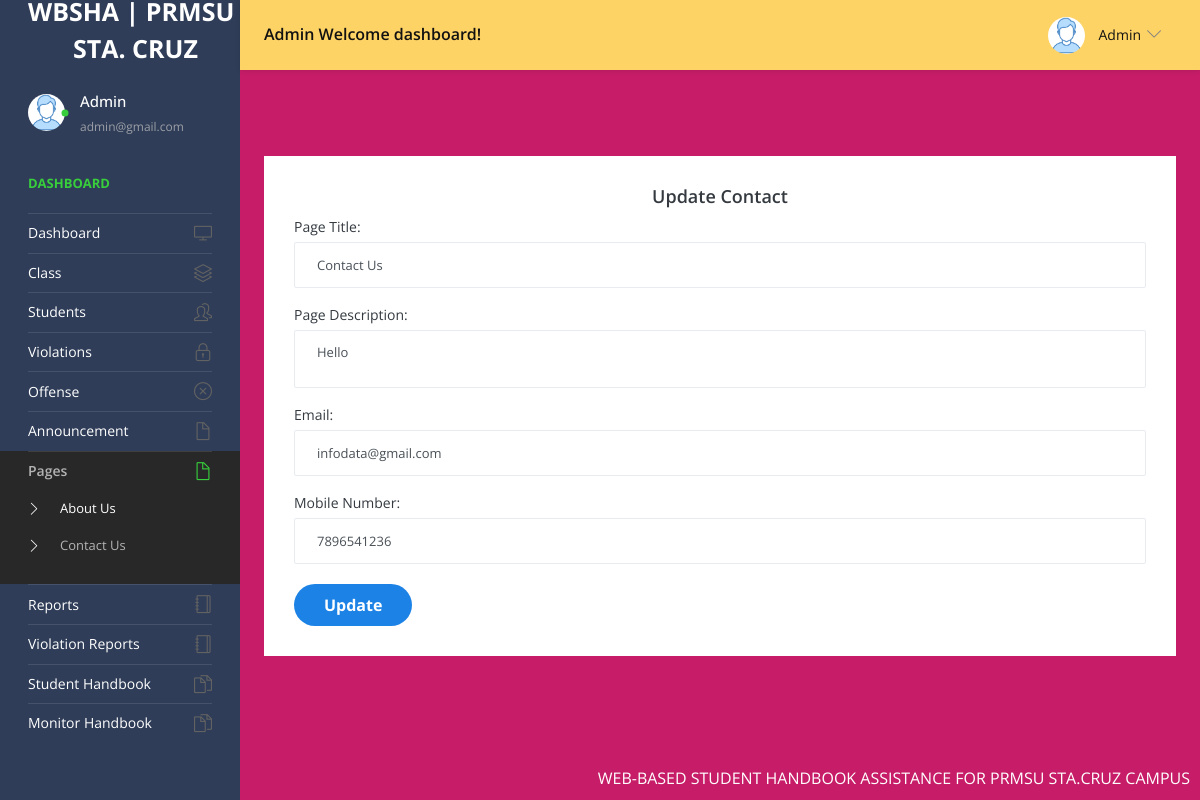
The page /admin/contact-us.php (signed in) on the database its author committed.
### tables this page shows
CREATE TABLE `tblpage` (
  `ID` int(10) NOT NULL,
  `PageType` varchar(200) DEFAULT NULL,
  `PageTitle` mediumtext DEFAULT NULL,
  `PageDescription` mediumtext DEFAULT NULL,
  `Email` varchar(200) DEFAULT NULL,
  `MobileNumber` bigint(10) DEFAULT NULL,
  `UpdationDate` date DEFAULT NULL
);

### admin/contact-us.php (the view, shortened to what this page needs)
<?php
include('includes/dbconnection.php');
?>
    <!DOCTYPE html>
    <html lang="en">
    <head>
      <link rel="stylesheet" href="vendors/simple-line-icons/css/simple-line-icons.css">
      <link rel="stylesheet" href="vendors/flag-icon-css/css/flag-icon.min.css">
      <link rel="stylesheet" href="vendors/css/vendor.bundle.base.css">
      <link rel="stylesheet" href="vendors/select2/select2.min.css">
      <link rel="stylesheet" href="vendors/select2-bootstrap-theme/select2-bootstrap.min.css">
      <link rel="stylesheet" href="css/style.css" />
    </head>
    <body>
      <div class="container-scroller">
        <?php include_once('includes/header.php'); ?>
        <div class="container-fluid page-body-wrapper">
          <?php include_once('includes/sidebar.php'); ?>
          <div class="main-panel">
            <div class="content-wrapper"style="background-color: #c71d68;">
              <div class="page-header">
                <nav aria-label="breadcrumb">
                  <ol class="breadcrumb">
                  </ol>
                </nav>
              </div>
              <div class="row">
                <div class="col-12 grid-margin stretch-card">
                  <div class="card">
                    <div class="card-body">
                      <h4 class="card-title" style="text-align: center;">Update Contact </h4>
                      <form class="forms-sample" method="post">
                        <?php
                        $sql = "SELECT * from  tblpage where PageType='contactus'";
                        $query = $dbh->prepare($sql);
                        $query->execute();
                        $results = $query->fetchAll(PDO::FETCH_OBJ);
                        if ($query->rowCount() > 0) {
                          foreach ($results as $row) { ?>
                                <div class="form-group">
                                  <label for="exampleInputName1">Page Title:</label>
                                  <input type="text" name="pagetitle" value="<?php echo $row->PageTitle; ?>" class="form-control"
                                    required='true'>
                                </div>
                                <div class="form-group">
                                  <label for="exampleInputName1">Page Description:</label>
                                  <textarea type="text" name="pagedes" class="form-control"
                                    required='true'><?php echo $row->PageDescription; ?></textarea>
                                </div>
                                <div class="form-group">
                                  <label for="exampleInputName1">Email:</label>
                                  <input type="text" name="email" id="email" required="true" value="<?php echo $row->Email; ?>"
                                    class="form-control">
                                </div>
                                <div class="form-group">
                                  <label for="exampleInputName1">Mobile Number:</label>
                                  <input type="text" name="mobnum" id="mobnum" required="true"
                                    value="<?php echo $row->MobileNumber; ?>" class="form-control" maxlength="10" pattern="[0-9]+">
                                </div>
                                <?php $cnt = $cnt + 1;
                          }
                        } ?>
                        <button type="submit" name="submit" class="custom-add-btn">Update</button>
                      </form>
                    </div>
                  </div>
                </div>
              </div>
            </div>
          </div>
        </div>
      </div>
      <?php include_once('includes/footer.php'); ?>
    </body>
    </html><?php ?>

### admin/includes/header.php (shortened to what this page needs)
<head>
</head>
<nav class="navbar default-layout-navbar col-lg-12 col-12 p-0 fixed-top d-flex flex-row" style="background-color: #FED365;">
  <div class="navbar-brand-wrapper d-flex align-items-center"style="background-color: #2f3d58;">
    <a class="navbar-brand brand-logo" href="dashboard.php">
         <strong style="color: white; display: block; font-size: 25px; line-height: 1; font-weight: bold;">
</strong>
<span style="display: block; font-size: 25px; color: white; margin-top: 0px; padding-left: 45px; padding-right: 1px; font-weight: bold;">
  STA. CRUZ
</span>
    </a>
  </div><?php
  $aid = $_SESSION['sturecmsaid'];
  $sql = "SELECT * from tbladmin where ID=:aid";
  $query = $dbh->prepare($sql);
  $query->bindParam(':aid', $aid, PDO::PARAM_STR);
  $query->execute();
  $results = $query->fetchAll(PDO::FETCH_OBJ);
  if ($query->rowCount() > 0) {
    foreach ($results as $row) { ?>
      <div class="navbar-menu-wrapper d-flex align-items-center flex-grow-1">
        <h5 class="mb-0 font-weight-medium d-none d-lg-flex"><?php echo htmlentities($row->AdminName); ?> Welcome dashboard!
        </h5>
        <ul class="navbar-nav navbar-nav-right ml-auto">
          <li class="nav-item dropdown d-none d-xl-inline-flex user-dropdown">
            <a class="nav-link dropdown-toggle" id="UserDropdown" href="#" data-toggle="dropdown" aria-expanded="false">
              <img class="img-xs rounded-circle ml-2" src="images/faces/face8.jpg" alt="Profile image"> <span
                class="font-weight-normal"> <?php echo htmlentities($row->AdminName); ?> </span></a>
              </div><?php $cnt = $cnt + 1;
    }
  } ?>
      </li>
    </ul>
  </div>
</nav>

### admin/includes/sidebar.php (shortened to what this page needs)
<nav class="sidebar sidebar-offcanvas" id="sidebar" style="background-color: #2f3d58;">
  <ul class="nav">
    <li class="nav-item nav-profile">
      <a href="#" class="nav-link">
        <div class="profile-image">
          <img class="img-xs rounded-circle" src="images/faces/face8.jpg" alt="profile image">
          <div class="dot-indicator bg-success"></div>
        </div>
        <div class="text-wrapper">
          <?php
          $aid = $_SESSION['sturecmsaid'];
          $sql = "SELECT * from tbladmin where ID=:aid";
          $query = $dbh->prepare($sql);
          $query->bindParam(':aid', $aid, PDO::PARAM_STR);
          $query->execute();
          $results = $query->fetchAll(PDO::FETCH_OBJ);
          $cnt = 1;
          if ($query->rowCount() > 0) {
            foreach ($results as $row) { ?>
              <p class="profile-name"><?php echo htmlentities($row->AdminName); ?></p>
              <p class="designation"><?php echo htmlentities($row->Email); ?></p><?php $cnt = $cnt + 1;
            }
          } ?>
        </div>
      </a>
    </li>
    <li class="nav-item nav-category">
      <span class="nav-link">Dashboard</span>
    </li>
    <li class="nav-item">
      <a class="nav-link" href="dashboard.php">
        <span class="menu-title">Dashboard</span>
        <i class="icon-screen-desktop menu-icon"></i>
      </a>
    </li>
    <li class="nav-item">
      <a class="nav-link" data-toggle="collapse" href="#ui-basic" aria-expanded="false" aria-controls="ui-basic">
        <span class="menu-title">Class</span>
        <i class="icon-layers menu-icon"></i>
      </a>
    </li>
    <li class="nav-item">
      <a class="nav-link" data-toggle="collapse" href="#ui-basic1" aria-expanded="false" aria-controls="ui-basic1">
        <span class="menu-title">Students</span>
        <i class="icon-people menu-icon"></i>
      </a>
    </li>
    <li class="nav-item">
      <a class="nav-link" data-toggle="collapse" href="#violations" aria-expanded="false" aria-controls="violations">
        <span class="menu-title">Violations</span>
        <i class="icon-lock menu-icon"></i>
      </a>
    </li>
    <li class="nav-item">
      <a class="nav-link" data-toggle="collapse" href="#offense" aria-expanded="false" aria-controls="offense">
        <span class="menu-title">Offense</span>
        <i class="icon-close menu-icon"></i>
      </a>
    </li>
    <li class="nav-item">
      <a class="nav-link" data-toggle="collapse" href="#auth" aria-expanded="false" aria-controls="auth">
        <span class="menu-title">Announcement </span>
        <i class="icon-doc menu-icon"></i>
      </a>
    </li>
    <li class="nav-item">
      <a class="nav-link" data-toggle="collapse" href="#auth2" aria-expanded="false" aria-controls="auth">
        <span class="menu-title">Pages</span>
        <i class="icon-doc menu-icon"></i>
      </a>
      <div class="collapse" id="auth2">
        <ul class="nav flex-column sub-menu">
          <li class="nav-item"> <a class="nav-link" href="about-us.php"> About Us </a></li>
          <li class="nav-item"> <a class="nav-link" href="contact-us.php"> Contact Us </a></li>
        </ul>
      </div>
    </li>
    <li class="nav-item">
      <a class="nav-link" href="between-dates-reports.php">
        <span class="menu-title">Reports</span>
        <i class="icon-notebook menu-icon"></i>
      </a>
    </li>
    <li class="nav-item">
      <a class="nav-link" href="violation-report.php">
        <span class="menu-title">Violation Reports</span>
        <i class="icon-notebook menu-icon"></i>
      </a>
    </li>
    <li class="nav-item">
      <a class="nav-link" href="handbook2.php">
        <span class="menu-title">Student Handbook</span>
        <i class="icon-docs menu-icon"></i>
      </a>
    </li>
    <li class="nav-item">
      <a class="nav-link" href="monitor.php">
        <span class="menu-title">Monitor Handbook</span>
        <i class="icon-docs menu-icon"></i>
      </a>
    </li>
  </ul>
</nav>

### admin/contact-us.php (style rules this page uses)
.custom-add-btn { background-color: #1c82e6; color: #fff; border: none; padding: 10px 30px; border-radius: 30px; font-weight: bold; font-size: 16px; transition: background-color 0.3s ease; }
.form-group { margin-bottom: 20px; }

### rows shown on the page
tblpage: pagetitle "Contact Us", pagedes "Hello", email "infodata@gmail.com", mobnum "7896541236"

### other values the page prints
$row->AdminName "Admin"
$row->Email "admin@gmail.com"
